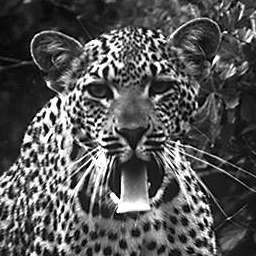
//> input picture Erg. Askisis 2025-2026/Images/Ασκηση 3/tiger.png, 256 x 256 px
$ ./askisi3_denoising   (built with g++ and OpenCV 4)
//> lines starting //> are read from the running program, lines starting //| are printed output that depends on the picture
#include <opencv2/opencv.hpp>

#include <algorithm>
#include <cmath>
#include <filesystem>
#include <fstream>
#include <iomanip>
#include <iostream>
#include <random>
#include <sstream>
#include <stdexcept>
#include <string>
#include <vector>

namespace fs = std::filesystem;

static const double TARGET_SNR_DB = 15.0;
static const double IMPULSE_DENSITY = 0.20;
static const int KERNEL_SIZES[] = {3, 5};

static fs::path find_file(const fs::path &root, const std::string &filename)
{
//> called with filename = "tiger.png"
    for (const auto &entry : fs::recursive_directory_iterator(root)) {
        if (entry.is_regular_file() && entry.path().filename().string() == filename) {
            return entry.path();
        }
    }
    throw std::runtime_error("Could not find input file: " + filename);
}

static cv::Mat imread_unit_any_path(const fs::path &path)
{
    std::ifstream file(path, std::ios::binary);
    if (!file) {
        throw std::runtime_error("Could not open image: " + path.string());
    }

    std::vector<unsigned char> bytes(
        (std::istreambuf_iterator<char>(file)),
        std::istreambuf_iterator<char>()
    );
    cv::Mat decoded = cv::imdecode(bytes, cv::IMREAD_GRAYSCALE);
//> decoded is the input picture: 256 rows x 256 cols, CV_8UC1; min 0, max 255, mean 86.1
    if (decoded.empty()) {
        throw std::runtime_error("Could not decode image: " + path.string());
    }

    cv::Mat result;
    decoded.convertTo(result, CV_64F, 1.0 / 255.0);
    return result;
}

static cv::Mat clip_unit(const cv::Mat &image)
{
    cv::Mat bounded;
    cv::max(image, 0.0, bounded);
    cv::min(bounded, 1.0, bounded);
    return bounded;
}

static cv::Mat unit_to_uint8(const cv::Mat &image)
{
    cv::Mat clipped = clip_unit(image);
    cv::Mat out;
    clipped.convertTo(out, CV_8U, 255.0);
    return out;
}

static double mse(const cv::Mat &reference, const cv::Mat &test)
{
    cv::Mat diff;
    cv::subtract(reference, test, diff);
    cv::multiply(diff, diff, diff);
    return cv::mean(diff)[0];
}

static double psnr(const cv::Mat &reference, const cv::Mat &test)
{
    const double error = mse(reference, test);
    if (error == 0.0) {
        return std::numeric_limits<double>::infinity();
    }
    return 10.0 * std::log10(1.0 / error);
}

static double snr_db(const cv::Mat &reference, const cv::Mat &test)
{
    cv::Mat noise = test - reference;
    cv::Mat signal_sq;
    cv::Mat noise_sq;
    cv::multiply(reference, reference, signal_sq);
    cv::multiply(noise, noise, noise_sq);

    const double signal_power = cv::mean(signal_sq)[0];
    const double noise_power = cv::mean(noise_sq)[0];
    if (noise_power == 0.0) {
        return std::numeric_limits<double>::infinity();
    }
    return 10.0 * std::log10(signal_power / noise_power);
}

static cv::Mat gaussian_noise_base(cv::Size size, std::mt19937 &rng)
{
    std::normal_distribution<double> normal(0.0, 1.0);
    cv::Mat noise(size, CV_64F);
    for (int y = 0; y < noise.rows; ++y) {
        double *row = noise.ptr<double>(y);
        for (int x = 0; x < noise.cols; ++x) {
            row[x] = normal(rng);
        }
    }
    return noise;
}

static std::pair<cv::Mat, double> add_gaussian_noise_with_exact_snr(const cv::Mat &image, double target_snr_db, std::mt19937 &rng)
{
    cv::Mat base_noise = gaussian_noise_base(image.size(), rng);
    cv::Mat signal_sq;
    cv::multiply(image, image, signal_sq);

    const double signal_power = cv::mean(signal_sq)[0];
    const double target_noise_power = signal_power / std::pow(10.0, target_snr_db / 10.0);
    const double initial_scale = std::sqrt(target_noise_power);

    double low_scale = 0.0;
    double high_scale = std::max(initial_scale, 1e-12);
    cv::Mat noisy_high = clip_unit(image + high_scale * base_noise);

    while (snr_db(image, noisy_high) > target_snr_db) {
        high_scale *= 2.0;
        noisy_high = clip_unit(image + high_scale * base_noise);
    }

    cv::Mat best_noisy = noisy_high;
    for (int i = 0; i < 40; ++i) {
        const double mid_scale = 0.5 * (low_scale + high_scale);
        cv::Mat noisy_mid = clip_unit(image + mid_scale * base_noise);
        const double actual_snr = snr_db(image, noisy_mid);
        best_noisy = noisy_mid;

        if (actual_snr > target_snr_db) {
            low_scale = mid_scale;
        } else {
            high_scale = mid_scale;
        }
    }

    cv::Mat diff = best_noisy - image;
    cv::multiply(diff, diff, diff);
    return {best_noisy, cv::mean(diff)[0]};
}

static cv::Mat add_impulse_noise(const cv::Mat &image, double density, std::mt19937 &rng)
{
    std::uniform_real_distribution<double> uniform(0.0, 1.0);
    cv::Mat noisy = image.clone();

    for (int y = 0; y < noisy.rows; ++y) {
        double *row = noisy.ptr<double>(y);
        for (int x = 0; x < noisy.cols; ++x) {
            const double value = uniform(rng);
            if (value < density / 2.0) {
                row[x] = 0.0;
            } else if (value < density) {
                row[x] = 1.0;
            }
        }
    }

    return noisy;
}

static cv::Mat moving_average_filter(const cv::Mat &image, int kernel_size)
{
    cv::Mat filtered;
    cv::blur(image, filtered, cv::Size(kernel_size, kernel_size), cv::Point(-1, -1), cv::BORDER_REFLECT);
    return filtered;
}

static cv::Mat median_denoise(const cv::Mat &image, int kernel_size)
{
    cv::Mat image_32f;
    cv::Mat filtered_32f;
    cv::Mat filtered;
    image.convertTo(image_32f, CV_32F);
    cv::medianBlur(image_32f, filtered_32f, kernel_size);
    filtered_32f.convertTo(filtered, CV_64F);
    return filtered;
}

static cv::Mat panel(const cv::Mat &image, const std::string &title, int target_width = 330)
{
    cv::Mat color;
    cv::cvtColor(unit_to_uint8(image), color, cv::COLOR_GRAY2BGR);

    const double scale = static_cast<double>(target_width) / color.cols;
    cv::Mat resized;
    cv::resize(color, resized, cv::Size(target_width, std::max(1, static_cast<int>(color.rows * scale))));

    const int title_height = 40;
    cv::Mat canvas(resized.rows + title_height, resized.cols, CV_8UC3, cv::Scalar(255, 255, 255));
    resized.copyTo(canvas(cv::Rect(0, title_height, resized.cols, resized.rows)));
    cv::putText(canvas, title, cv::Point(10, 27), cv::FONT_HERSHEY_SIMPLEX, 0.55, cv::Scalar(0, 0, 0), 2, cv::LINE_AA);
    return canvas;
}

static cv::Mat pad_to_height(const cv::Mat &image, int target_height)
{
    if (image.rows >= target_height) {
        return image;
    }
    cv::Mat padded(target_height, image.cols, image.type(), cv::Scalar(255, 255, 255));
    image.copyTo(padded(cv::Rect(0, 0, image.cols, image.rows)));
    return padded;
}

static void save_row_panel(std::vector<cv::Mat> panels, const fs::path &path)
{
    int max_height = 0;
    for (const cv::Mat &item : panels) {
        max_height = std::max(max_height, item.rows);
    }
    for (cv::Mat &item : panels) {
        item = pad_to_height(item, max_height);
    }
    cv::Mat combined;
    cv::hconcat(panels, combined);
    cv::imwrite(path.string(), combined);
}

static std::string metrics_json(const cv::Mat &reference, const cv::Mat &candidate)
{
    std::ostringstream out;
    out << "{\"mse\": " << mse(reference, candidate) << ", \"psnr_db\": " << psnr(reference, candidate) << "}";
    return out.str();
}

static std::string process_noise_case(const std::string &case_name, const cv::Mat &original, const cv::Mat &noisy, const fs::path &output_dir)
{
    std::ostringstream result;
    result << "    \"noisy_metrics\": " << metrics_json(original, noisy) << ",\n";
    result << "    \"filters\": {\n";

    std::vector<cv::Mat> comparison_panels;
    comparison_panels.push_back(panel(noisy, "Noisy Input"));

    for (size_t i = 0; i < sizeof(KERNEL_SIZES) / sizeof(KERNEL_SIZES[0]); ++i) {
        const int kernel_size = KERNEL_SIZES[i];
        const cv::Mat mean_image = moving_average_filter(noisy, kernel_size);
        const cv::Mat median_image = median_denoise(noisy, kernel_size);

        cv::imwrite((output_dir / (case_name + "_mean_" + std::to_string(kernel_size) + ".png")).string(), unit_to_uint8(mean_image));
        cv::imwrite((output_dir / (case_name + "_median_" + std::to_string(kernel_size) + ".png")).string(), unit_to_uint8(median_image));

        comparison_panels.push_back(panel(mean_image, "Mean " + std::to_string(kernel_size) + "x" + std::to_string(kernel_size)));
        comparison_panels.push_back(panel(median_image, "Median " + std::to_string(kernel_size) + "x" + std::to_string(kernel_size)));

        result << "      \"mean_" << kernel_size << "\": " << metrics_json(original, mean_image) << ",\n";
        result << "      \"median_" << kernel_size << "\": " << metrics_json(original, median_image);
        result << (i + 1 == sizeof(KERNEL_SIZES) / sizeof(KERNEL_SIZES[0]) ? "\n" : ",\n");
    }

    result << "    }\n";
    save_row_panel(comparison_panels, output_dir / (case_name + "_kernel_comparison.png"));
    return result.str();
}

int main()
{
    try {
        const fs::path root = fs::path("..");
        const fs::path image_path = find_file(root / "Images", "tiger.png");
        const fs::path output_dir = root / "outputs" / "askisi3_denoising_cpp";
        fs::create_directories(output_dir);

        std::mt19937 rng(42);
        const cv::Mat original = imread_unit_any_path(image_path);
        cv::imwrite((output_dir / "tiger_original.png").string(), unit_to_uint8(original));

        auto gaussian_pair = add_gaussian_noise_with_exact_snr(original, TARGET_SNR_DB, rng);
//> in gaussian_noise_base, `cv::Mat noise(size, CV_64F);`: noise: 256 rows x 256 cols, CV_64FC1; every value is 0
//> in add_gaussian_noise_with_exact_snr, `cv::multiply(image, image, signal_sq);`:
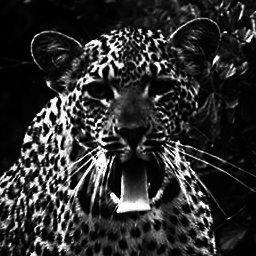
//> signal_sq: 256 rows x 256 cols, CV_64FC1; min 0, max 1, mean 0.185
//> in add_gaussian_noise_with_exact_snr, `const double signal_power = cv::mean(signal_sq)[0];`: signal_power = 0.185
//> in add_gaussian_noise_with_exact_snr, `const double target_noise_power = signal_power / std::pow(10.0, target..`: target_noise_power = 0.00584
//> in add_gaussian_noise_with_exact_snr, `const double initial_scale = std::sqrt(target_noise_power);`: initial_scale = 0.0764
//> in snr_db, `const double signal_power = cv::mean(signal_sq)[0];`: signal_power in snr_db = 0.185
//> in snr_db, `const double noise_power = cv::mean(noise_sq)[0];`: noise_power in snr_db = 0.00529
//> the loop in add_gaussian_noise_with_exact_snr, `while (snr_db(image, noisy_high) > target_snr_db)` made 1 pass
//> (high_scale, signal_power in snr_db, noise_power in snr_db) on pass 1: (0.153, 0.185, 0.0188)
//> pass 1, in snr_db (call 2), `cv::Mat noise = test - reference;`:
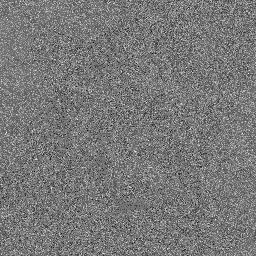
//> noise: 256 rows x 256 cols, CV_64FC1; min -0.557, max 0.634, mean 0.00672; drawn with min black and max white
//> after the loop in add_gaussian_noise_with_exact_snr, `while (snr_db(image, noisy_high) > target_snr_db)`: high_scale = 0.153
//> the loop in add_gaussian_noise_with_exact_snr, `for (int i = 0; i < 40; ++i)` made 40 passes
//> (mid_scale, noise_power in snr_db, actual_snr, low_scale) on passes 1, 6, 7, 9, 10, 11, 12, 15, 16, 17, 20, 22: (0.0764, 0.00529, 15.43, 0.0764), (0.0788, 0.00561, 15.18, 0.0788), (0.08, 0.00577, 15.06, 0.08), (0.0803, 0.00581, 15.03, 0.0803), (0.0805, 0.00583, 15.01, 0.0805), (0.0806, 0.00584, 15, 0.0806), (0.0806, 0.00584, 15, 0.0806), (0.0806, 0.00584, 15, 0.0806), (0.0806, 0.00584, 15, 0.0806), (0.0806, 0.00584, 15, 0.0806), (0.0806, 0.00584, 15, 0.0806), (0.0806, 0.00584, 15, 0.0806)
//> (mid_scale, noise_power in snr_db, actual_snr, high_scale) on passes 2, 3, 4, 5, 8, 13: (0.115, 0.0112, 12.17, 0.115), (0.0956, 0.00802, 13.62, 0.0956), (0.086, 0.0066, 14.47, 0.086), (0.0812, 0.00593, 14.94, 0.0812), (0.0806, 0.00585, 15, 0.0806), (0.0806, 0.00585, 15, 0.0806)
        const cv::Mat gaussian_noisy = gaussian_pair.first;
        const double gaussian_noise_power = gaussian_pair.second;
//> gaussian_noise_power = 0.00584
        const cv::Mat impulse_noisy = add_impulse_noise(original, IMPULSE_DENSITY, rng);
//> after the loop in add_impulse_noise, `for (int y = 0; y < noisy.rows; ++y)`:
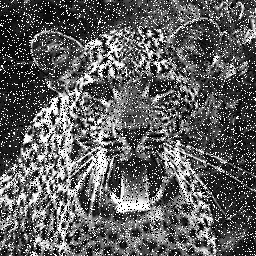
//> noisy: 256 rows x 256 cols, CV_64FC1; min 0, max 1, mean 0.37

        cv::imwrite((output_dir / "tiger_gaussian_noisy.png").string(), unit_to_uint8(gaussian_noisy));
        cv::imwrite((output_dir / "tiger_impulse_noisy.png").string(), unit_to_uint8(impulse_noisy));

        auto combined_gaussian_pair = add_gaussian_noise_with_exact_snr(original, TARGET_SNR_DB, rng);
//> call 2 of gaussian_noise_base, with size = Size(256, 256)
//> after the loop in gaussian_noise_base (call 2), `for (int y = 0; y < noise.rows; ++y)`:
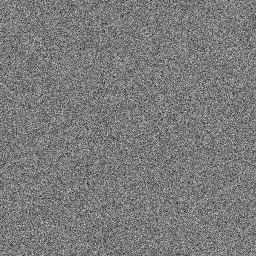
//> noise: 256 rows x 256 cols, CV_64FC1; min -4.46, max 4.8, mean 0.00672; drawn with min black and max white
//> in snr_db (call 43), `cv::multiply(noise, noise, noise_sq);`:
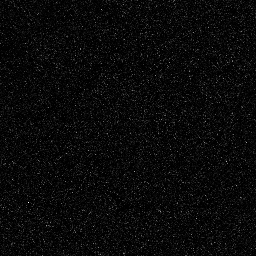
//> noise_sq: 256 rows x 256 cols, CV_64FC1; min 0, max 0.135, mean 0.00528; drawn with min black and max white
//> in snr_db (call 43), `const double signal_power = cv::mean(signal_sq)[0];`: signal_power in snr_db = 0.185
//> in snr_db (call 43), `const double noise_power = cv::mean(noise_sq)[0];`: noise_power in snr_db = 0.00528
//> the loop in add_gaussian_noise_with_exact_snr (call 2), `while (snr_db(image, noisy_high) > target_snr_db)` made 1 pass
//> the loop in add_gaussian_noise_with_exact_snr (call 2), `for (int i = 0; i < 40; ++i)` made 40 passes
//> (mid_scale, noise_power in snr_db, actual_snr, high_scale) on passes 2, 3, 4, 5, 9, 10, 13, 14, 16, 17, 19, 20: (0.115, 0.0112, 12.19, 0.115), (0.0956, 0.008, 13.64, 0.0956), (0.086, 0.00657, 14.49, 0.086), (0.0812, 0.00591, 14.95, 0.0812), (0.0809, 0.00587, 14.98, 0.0809), (0.0808, 0.00585, 15, 0.0808), (0.0808, 0.00585, 15, 0.0808), (0.0808, 0.00584, 15, 0.0808), (0.0807, 0.00584, 15, 0.0807), (0.0807, 0.00584, 15, 0.0807), (0.0807, 0.00584, 15, 0.0807), (0.0807, 0.00584, 15, 0.0807)
//> (mid_scale, noise_power in snr_db, actual_snr, low_scale) on passes 1, 6, 7, 8, 11, 12: (0.0764, 0.00528, 15.45, 0.0764), (0.0788, 0.00559, 15.19, 0.0788), (0.08, 0.00575, 15.07, 0.08), (0.0806, 0.00583, 15.01, 0.0806), (0.0807, 0.00584, 15, 0.0807), (0.0807, 0.00584, 15, 0.0807)
        const cv::Mat combined_noisy = add_impulse_noise(combined_gaussian_pair.first, IMPULSE_DENSITY, rng);
//> call 2 of add_impulse_noise, with density = 0.2
//> after the loop in add_impulse_noise (call 2), `for (int y = 0; y < noisy.rows; ++y)`:
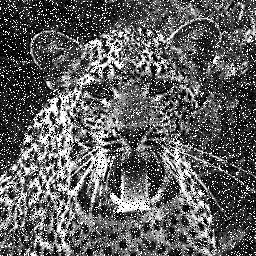
//> noisy: 256 rows x 256 cols, CV_64FC1; min 0, max 1, mean 0.372
        const cv::Mat mean_then_median = median_denoise(moving_average_filter(combined_noisy, 3), 3);
        const cv::Mat median_then_mean = moving_average_filter(median_denoise(combined_noisy, 3), 3);

        cv::imwrite((output_dir / "combined_noisy.png").string(), unit_to_uint8(combined_noisy));
        cv::imwrite((output_dir / "combined_mean_then_median_restored.png").string(), unit_to_uint8(mean_then_median));
        cv::imwrite((output_dir / "combined_median_then_mean_restored.png").string(), unit_to_uint8(median_then_mean));

        save_row_panel({panel(original, "Original"), panel(combined_noisy, "Combined Noisy"), panel(mean_then_median, "Mean -> Median")}, output_dir / "combined_mean_then_median.png");
//> in panel, `cv::putText(canvas, title, cv::Point(10, 27), cv::FONT_HERSHEY_SIMPLEX..`:
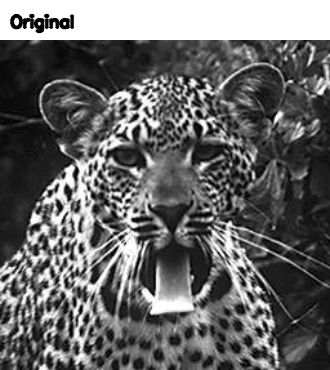
//> canvas: 370 rows x 330 cols, CV_8UC3; min 0, max 255, mean 103
//> the loop in save_row_panel, `for (const cv::Mat &item : panels)` made 3 passes
//> after the loop in save_row_panel, `for (const cv::Mat &item : panels)`: max_height = 370
//> the loop in save_row_panel, `for (cv::Mat &item : panels)` made 3 passes
        save_row_panel({panel(original, "Original"), panel(combined_noisy, "Combined Noisy"), panel(median_then_mean, "Median -> Mean")}, output_dir / "combined_median_then_mean.png");
//> the loop in save_row_panel (call 2), `for (const cv::Mat &item : panels)` made 3 passes
//> the loop in save_row_panel (call 2), `for (cv::Mat &item : panels)` made 3 passes

        std::ostringstream summary;
        summary << std::setprecision(8);
        summary << "{\n";
        summary << "  \"target_snr_db\": " << TARGET_SNR_DB << ",\n";
        summary << "  \"impulse_density\": " << IMPULSE_DENSITY << ",\n";
        summary << "  \"gaussian_noise_power\": " << gaussian_noise_power << ",\n";
        summary << "  \"gaussian_actual_snr_db\": " << snr_db(original, gaussian_noisy) << ",\n";
        summary << "  \"gaussian_case\": {\n" << process_noise_case("gaussian", original, gaussian_noisy, output_dir) << "  },\n";
//> in psnr, `const double error = mse(reference, test);`: error = 0.00584
//> the loop in process_noise_case, `for (size_t i = 0; i < sizeof(KERNEL_SIZES) / sizeof(KERNEL_SIZES[0]);..` made 2 passes
//> (scale in panel, scale in panel (second call), error in psnr, error in psnr (second call)) on passes 1 to 2: (1.29, 1.29, 0.00671, 0.00596), (1.29, 1.29, 0.0174, 0.0154)
        summary << "  \"impulse_case\": {\n" << process_noise_case("impulse", original, impulse_noisy, output_dir) << "  },\n";
//> the loop in process_noise_case (call 2), `for (size_t i = 0; i < sizeof(KERNEL_SIZES) / sizeof(KERNEL_SIZES[0]);..` made 2 passes
//> (scale in panel, scale in panel (second call), error in psnr, error in psnr (second call)) on passes 1 to 2: (1.29, 1.29, 0.0186, 0.00886), (1.29, 1.29, 0.0247, 0.0164)
        summary << "  \"combined_case\": {\n";
        summary << "    \"noise_power\": " << combined_gaussian_pair.second << ",\n";
        summary << "    \"noisy_metrics\": " << metrics_json(original, combined_noisy) << ",\n";
        summary << "    \"mean_then_median\": " << metrics_json(original, mean_then_median) << ",\n";
        summary << "    \"median_then_mean\": " << metrics_json(original, median_then_mean) << ",\n";
        summary << "    \"recommended_order\": \"" << (mse(original, median_then_mean) < mse(original, mean_then_median) ? "median_then_mean" : "mean_then_median") << "\"\n";
        summary << "  }\n";
        summary << "}\n";

        std::ofstream summary_file(output_dir / "summary.json");
        summary_file << summary.str();

        std::cout << summary.str();
        std::cout << "Outputs saved to: " << output_dir.string() << "\n";
        return 0;
//> (the program exits here)
